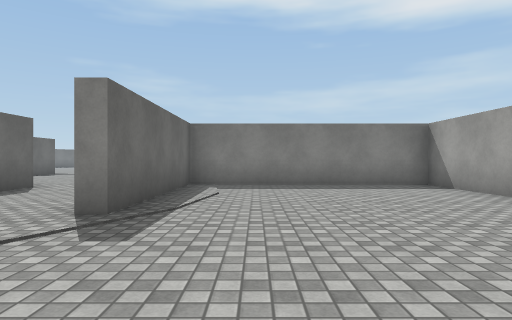
[1] (above)

16 first-person views from a walk through a Unity game level. The camera is 1.2 m above the floor, looks level and sees 75° across. The floor is counted in squares, 2 m on a side. Each view is taken from the middle of a square. On the plan, view 1 faces up. The plan holds only what a view shows up to about 10 squares ahead; the rest is blank. The place goes on beyond the plan. The player is left out. Door leaves are left out, so doorways stand open. Surface patterns are stand-ins for the level's own textures.

[2]
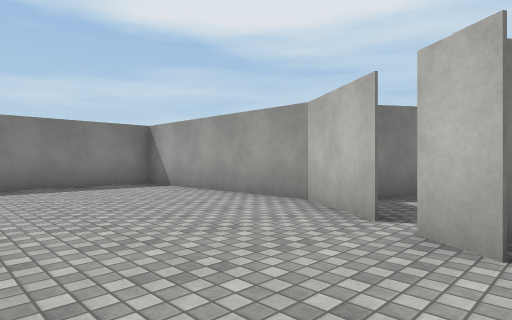

[3]
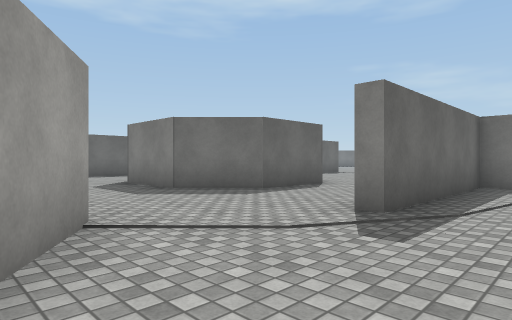

[4]
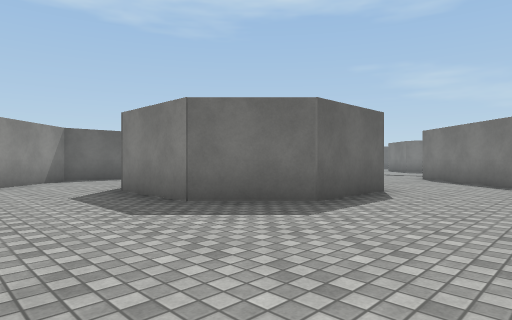

[5]
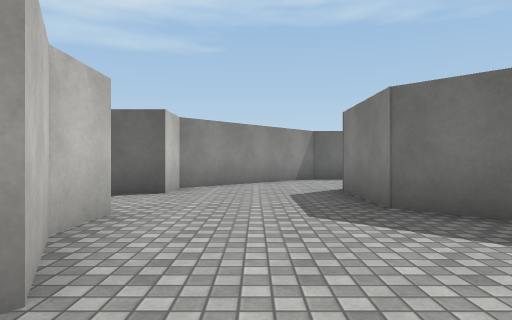

[6]
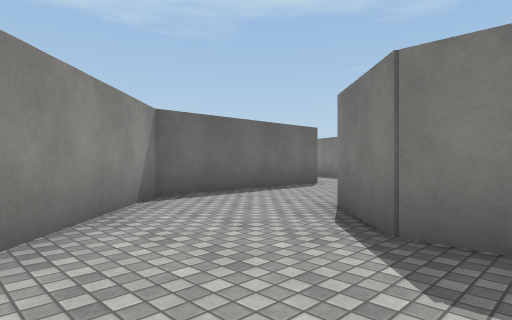

[7]
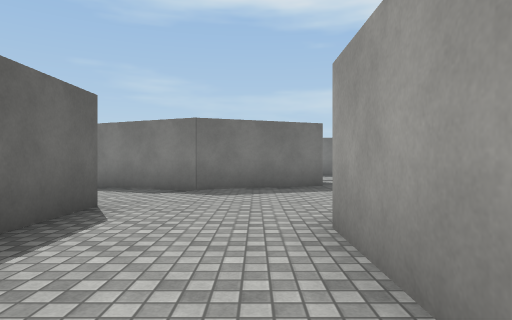

[8]
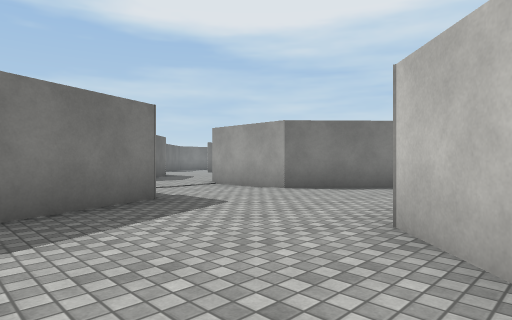

[9]
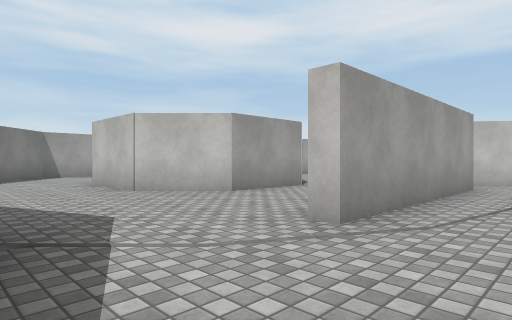

[10]
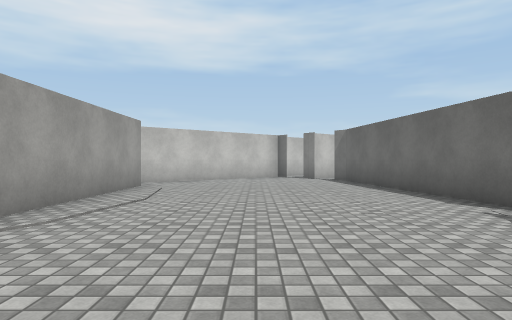

[11]
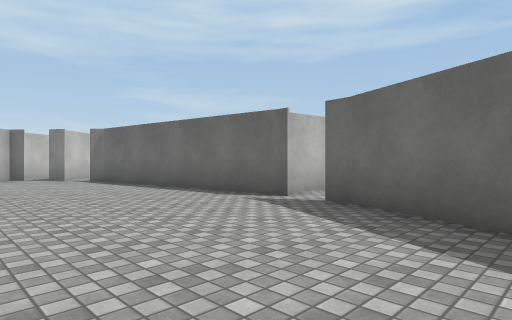

[12]
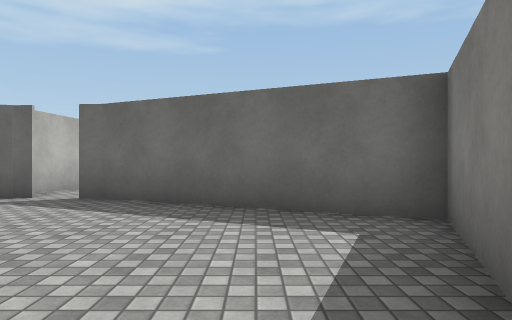

[13]
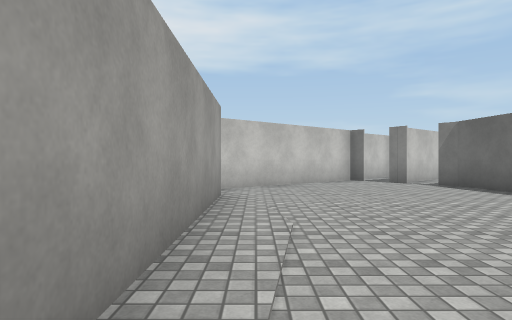

[14]
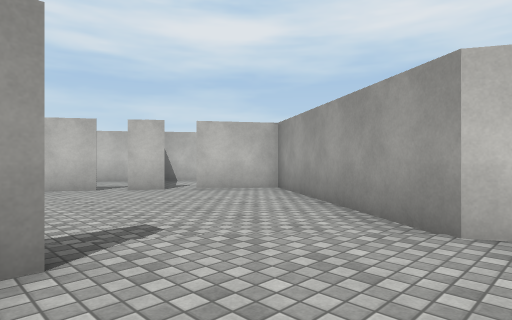

[15]
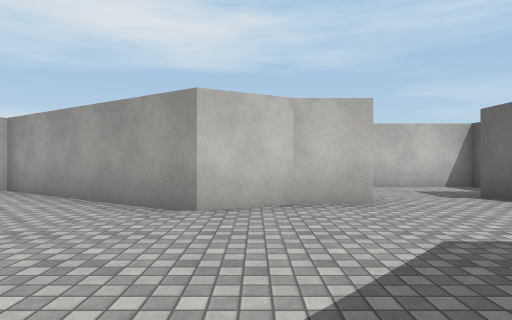

[16]
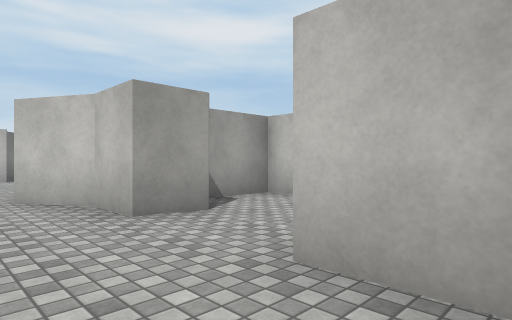

### Floor plan
Ten units are one square. View 1 is at (0, 0); x grows to the right and y downward. Boxes are objects, and circles mark ways between rooms. Rooms are numbered by the first view taken in them; rooms with no view inside come last. Other rooms are left out.
<svg viewBox="-188 -134 234 156">
<path fill="none" stroke="#000" d="M31 -15 41 -30 41 -80 -16 -80 -16 -36 -20 -36M-33 -11 10 17 20 2M24 -3 29 -11M-56 -4 -45 -4 -33 -11M-47 -70 -47 -49 -60 -36 -81 -36 -93 -48 -93 -69 -79 -84M-22 -86 -49 -110M-121 -84 -121 -37 -88 -4 -77 -4M-183 -73 -176 -14 -173 -11M-124 -35 -124 -84 -121 -84M-183 -76 -183 -71M-169 -6 -165 -1M-112 -107 -163 -129 -182 -87 -182 -82M-161 4 -158 8 -120 -23"/>
<circle cx="-25" cy="-25" r="3" fill="#2a7"/>
<text x="0" y="-40">1</text>
<text x="-70" y="-30">2</text>
<text x="-150" y="-60">3</text>
</svg>
Room 1 opens to room 2.

Where each view was taken, in squares from view 1:
view 1: 0 up, 0 right, facing up
view 2: 0 up, 0 right, facing up-right
view 3: 0 up, 0 right, facing up-left
view 4: 1 up, 2 left, facing up-left
view 5: 2 up, 2 left, facing left
view 6: 1 up, 7 left, facing up-left
view 7: 4 up, 10 left, facing up
view 8: 7 up, 11 left, facing up-right
view 9: 11 up, 14 left, facing down-right
view 10: 11 up, 15 left, facing down
view 11: 11 up, 14 left, facing down-left
view 12: 11 up, 13 left, facing left
view 13: 9 up, 13 left, facing down
view 14: 4 up, 4 left, facing down-right
view 15: 5 up, 4 left, facing down
view 16: 2 up, 9 left, facing down-right
